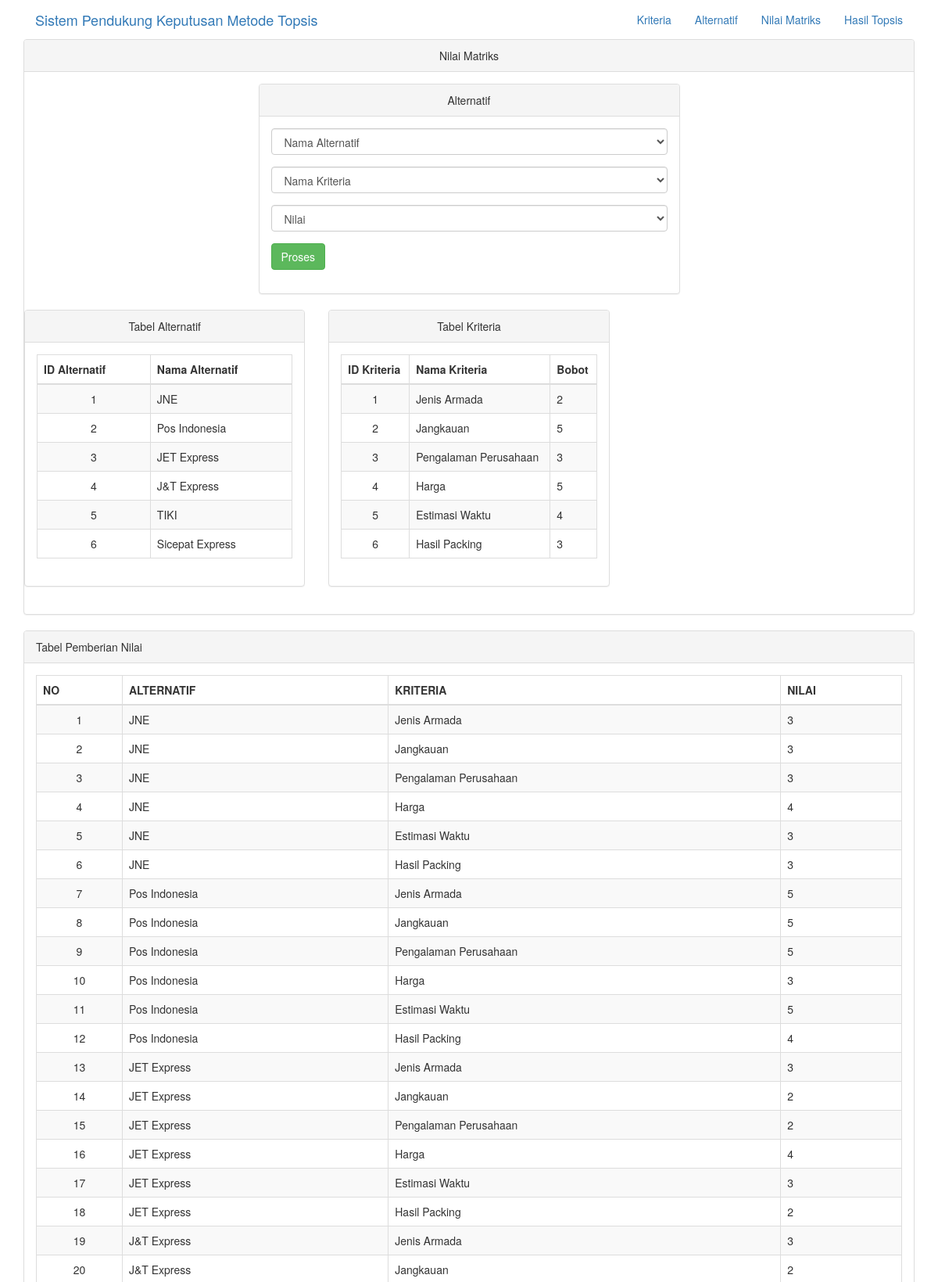
The page /nilmat.php (upper part) on the database its author committed.
### tables this page shows
CREATE TABLE `tab_alternatif` (
  `id_alternatif` varchar(10) NOT NULL,
  `nama_alternatif` varchar(50) NOT NULL
);

CREATE TABLE `tab_kriteria` (
  `id_kriteria` varchar(10) NOT NULL,
  `nama_kriteria` varchar(50) NOT NULL,
  `bobot` float NOT NULL
);

CREATE TABLE `tab_topsis` (
  `id_alternatif` varchar(10) NOT NULL,
  `id_kriteria` varchar(10) NOT NULL,
  `nilai` float NOT NULL
);

### nilmat.php (the view, shortened to what this page needs)
<?php
include("koneksi.php");
 ?>
<!DOCTYPE html>
<html>
  <head>
    <link href="tampilan/css/bootstrap.min.css" rel="stylesheet">
  </head>
  <body>
    <nav class="">
      <div class="container">
        <div class="navbar-header">
          <a class="navbar-brand" href="index.php">Sistem Pendukung Keputusan Metode Topsis</a>
        </div>
        <div class="collapse navbar-collapse">
          <ul class="nav navbar-nav navbar-right">
            <li>
              <a href="kriteria.php">Kriteria</a>
            </li>
            <li>
              <a href="alternatif.php">Alternatif</a>
            </li>
            <li>
              <a href="nilmat.php">Nilai Matriks</a>
            </li>
            <li>
              <a href="hastop.php">Hasil Topsis</a>
            </li>
          </ul>
        </div>
      </div>
    </nav>
    <div class="container">
      <div class="row">
        <div class="col-lg-12">
          <div class="panel panel-default">
            <div class="panel-heading text-center">
              Nilai Matriks
            </div>
            <div class="panel-body">
              <div class="row">
                <div class="col-lg-6 col-lg-offset-3">
                  <div class="panel panel-default">
                    <div class="panel-heading text-center">
                      Alternatif
                    </div>
                    <div class="panel-body">
                      <div class="row">
                        <div class="col-lg-12">
                          <form class="form" action="tambahnilmat.php" method="post">
                            <div class="form-group">
                              <select class="form-control" name="alter">
                                <option>Nama Alternatif</option>
                              </select>
                            </div>
                            <div class="form-group">
                              <select class="form-control" name="krit">
                                <option>Nama Kriteria</option>
                              </select>
                            </div>
                            <div class="form-group">
                              <select class="form-control" name="nilai">
                                <option>Nilai</option>
                              </select>
                            </div>
                            <div class="form-group">
                              <button type="submit" class="btn btn-success">Proses</button>
                            </div>
                          </form>
                        </div>
                      </div>
                    </div>
                  </div>
                </div>
              <div class="row">
                <div class="col-xs-6 col-md-4">
                  <div class="panel panel-default">
                    <div class="panel-heading text-center">
                      Tabel Alternatif
                    </div>
                    <div class="panel-body">
                      <div class="row">
                        <div class="col-lg-12">
                          <?php
                           $sql = $koneksi->query('SELECT * FROM tab_alternatif');
                           ?>
                          <table class="table table-striped table-bordered table-hover">
                            <thead>
                              <tr>
                                <th>ID Alternatif</th>
                                <th>Nama Alternatif</th>
                              </tr>
                            </thead>
                            <tbody>
                              <?php
                              while ($row = $sql->fetch_array()) {
                                echo ("<tr><td align=\"center\">".$row[0]."</td>");
                                echo ("<td align=\"left\">".$row[1]."</td>");
                                echo "</tr>";
                              }
                               ?>
                            </tbody>
                          </table>
                        </div>
                      </div>
                    </div>
                  </div>
                </div>
                <div class="col-xs-6 col-md-4">
                  <div class="panel panel-default">
                    <div class="panel-heading text-center">
                      Tabel Kriteria
                    </div>
                    <div class="panel-body">
                      <div class="row">
                        <div class="col-lg-12">
                          <?php
                          $sql = $koneksi->query('SELECT * FROM tab_kriteria');
                           ?>
                          <table class="table table-striped table-bordered table-hover">
                            <thead>
                              <tr>
                                <th>ID Kriteria</th>
                                <th>Nama Kriteria</th>
                                <th>Bobot</th>
                              </tr>
                            </thead>
                            <tbody>
                              <?php
                              while ($row = $sql->fetch_array()) {
                                echo ("<tr><td align=\"center\">".$row[0]."</td>");
                                echo ("<td align=\"left\">".$row[1]."</td>");
                                echo ("<td align=\"left\">".$row[2]."</td>");
                                echo "</tr>";
                              }
                               ?>
                            </tbody>
                          </table>
                        </div>
                      </div>
                    </div>
                  </div>
                </div>
              </div>
            </div>
          </div>
        </div>
        </div>
        </div>
        </div>
        <div class="container">
          <div class="row">
            <div class="col-lg-12">
              <div class="panel panel-default">
                <div class="panel-heading">
                  Tabel Pemberian Nilai
                </div>
                <div class="panel-body">
                  <?php
                  $sql = $koneksi->query("SELECT * FROM tab_topsis
                  JOIN tab_alternatif ON tab_topsis.id_alternatif=tab_alternatif.id_alternatif
                  JOIN tab_kriteria ON tab_topsis.id_kriteria=tab_kriteria.id_kriteria") or die (mysql_error());
                   ?>
                  <table class="table table-striped table-bordered table-hover">
                    <thead>
                      <tr>
                        <th>NO</th>
                        <th>ALTERNATIF</th>
                        <th>KRITERIA</th>
                        <th>NILAI</th>
                      </tr>
                    </thead>
                    <tbody>
                      <?php
                      $no=1;
                      while ($row = $sql->fetch_array())
                      {
                        $nmkriteria   =$row['nama_kriteria'];
                        echo ("<tr><td align=\"center\">".$no."</td>");
                        echo ("<td align=\"left\">".$row[4]."</td>");
                        echo ("<td align=\"left\">".$nmkriteria."</td>");
                        echo ("<td align=\"left\">".$row[2]."</td>");
                        echo "</tr>";
                        $no++;
                      }
                       ?>
                    </tbody>
                  </table>
                </div>
              </div>
            </div>
          </div>
        </div>
  </body>
</html>

### rows shown on the page
tab_alternatif: id_alternatif "1", nama_alternatif "JNE"
tab_alternatif: id_alternatif "2", nama_alternatif "Pos Indonesia"
tab_alternatif: id_alternatif "3", nama_alternatif "JET Express"
tab_alternatif: id_alternatif "4", nama_alternatif "J&T Express"
tab_alternatif: id_alternatif "5", nama_alternatif "TIKI"
tab_alternatif: id_alternatif "6", nama_alternatif "Sicepat Express"
tab_kriteria: id_kriteria "1", nama_kriteria "Jenis Armada", bobot "2"
tab_kriteria: id_kriteria "2", nama_kriteria "Jangkauan", bobot "5"
tab_kriteria: id_kriteria "3", nama_kriteria "Pengalaman Perusahaan", bobot "3"
tab_kriteria: id_kriteria "4", nama_kriteria "Harga", bobot "5"
tab_kriteria: id_kriteria "5", nama_kriteria "Estimasi Waktu", bobot "4"
tab_kriteria: id_kriteria "6", nama_kriteria "Hasil Packing", bobot "3"
tab_topsis: id_alternatif.nama_alternatif "JNE", id_kriteria.nama_kriteria "Jenis Armada", nilai "3"
tab_topsis: id_alternatif.nama_alternatif "JNE", id_kriteria.nama_kriteria "Jangkauan", nilai "3"
tab_topsis: id_alternatif.nama_alternatif "JNE", id_kriteria.nama_kriteria "Pengalaman Perusahaan", nilai "3"
tab_topsis: id_alternatif.nama_alternatif "JNE", id_kriteria.nama_kriteria "Harga", nilai "4"
tab_topsis: id_alternatif.nama_alternatif "JNE", id_kriteria.nama_kriteria "Estimasi Waktu", nilai "3"
tab_topsis: id_alternatif.nama_alternatif "JNE", id_kriteria.nama_kriteria "Hasil Packing", nilai "3"
tab_topsis: id_alternatif.nama_alternatif "Pos Indonesia", id_kriteria.nama_kriteria "Jenis Armada", nilai "5"
tab_topsis: id_alternatif.nama_alternatif "Pos Indonesia", id_kriteria.nama_kriteria "Jangkauan", nilai "5"
tab_topsis: id_alternatif.nama_alternatif "Pos Indonesia", id_kriteria.nama_kriteria "Pengalaman Perusahaan", nilai "5"
tab_topsis: id_alternatif.nama_alternatif "Pos Indonesia", id_kriteria.nama_kriteria "Harga", nilai "3"
tab_topsis: id_alternatif.nama_alternatif "Pos Indonesia", id_kriteria.nama_kriteria "Estimasi Waktu", nilai "5"
tab_topsis: id_alternatif.nama_alternatif "Pos Indonesia", id_kriteria.nama_kriteria "Hasil Packing", nilai "4"
tab_topsis: id_alternatif.nama_alternatif "JET Express", id_kriteria.nama_kriteria "Jenis Armada", nilai "3"
tab_topsis: id_alternatif.nama_alternatif "JET Express", id_kriteria.nama_kriteria "Jangkauan", nilai "2"
tab_topsis: id_alternatif.nama_alternatif "JET Express", id_kriteria.nama_kriteria "Pengalaman Perusahaan", nilai "2"
tab_topsis: id_alternatif.nama_alternatif "JET Express", id_kriteria.nama_kriteria "Harga", nilai "4"
tab_topsis: id_alternatif.nama_alternatif "JET Express", id_kriteria.nama_kriteria "Estimasi Waktu", nilai "3"
tab_topsis: id_alternatif.nama_alternatif "JET Express", id_kriteria.nama_kriteria "Hasil Packing", nilai "2"
tab_topsis: id_alternatif.nama_alternatif "J&T Express", id_kriteria.nama_kriteria "Jenis Armada", nilai "3"
tab_topsis: id_alternatif.nama_alternatif "J&T Express", id_kriteria.nama_kriteria "Jangkauan", nilai "2"
